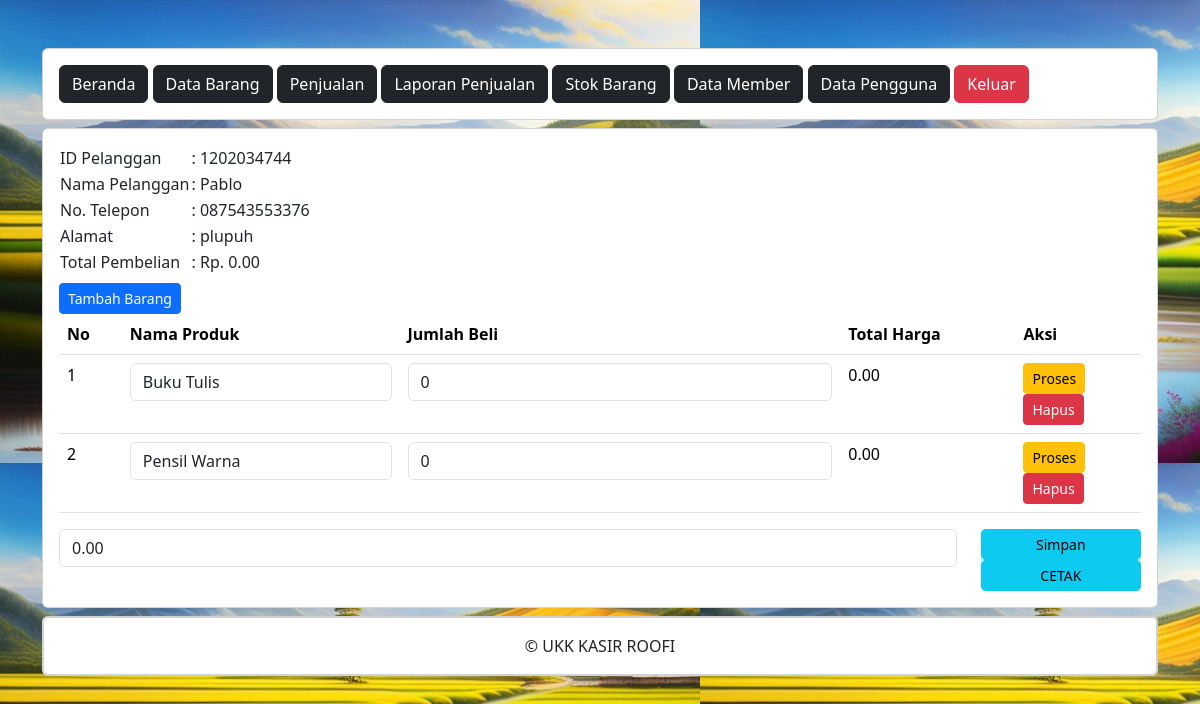
/ukk_kasir_roofi/administrator/detail_pembelian.php?PelangganID=1202034744 (signed in), run on the app's committed database.
### tables this page shows
CREATE TABLE `penjualan` (
  `PenjualanID` int(11) NOT NULL,
  `TanggalPenjualan` date NOT NULL,
  `TotalHarga` decimal(10,2) NOT NULL,
  `PelangganID` int(11) NOT NULL
);

CREATE TABLE `pelanggan` (
  `PelangganID` int(11) NOT NULL,
  `NamaPelanggan` varchar(255) NOT NULL,
  `Alamat` text NOT NULL,
  `NomorTelepon` varchar(15) NOT NULL
);

CREATE TABLE `detailpenjualan` (
  `DetailID` int(11) NOT NULL,
  `PenjualanID` int(11) NOT NULL,
  `ProdukID` int(11) NOT NULL,
  `JumlahProduk` int(11) NOT NULL,
  `Subtotal` decimal(10,2) NOT NULL
);

CREATE TABLE `produk` (
  `ProdukID` int(11) NOT NULL,
  `NamaProduk` varchar(255) NOT NULL,
  `Harga` decimal(10,2) NOT NULL,
  `Stok` int(11) NOT NULL
);

### ukk_kasir_roofi/administrator/detail_pembelian.php (the view, shortened to what this page needs)
<?php
include "header.php";
include "navbar.php";
?>
<div class="card mt-2">
	<div class="card-body">
		<?php
		include '../koneksi.php';
		$PelangganID = $_GET['PelangganID'];
		$data = mysqli_query($koneksi,"SELECT * FROM pelanggan INNER JOIN penjualan ON pelanggan.PelangganID=penjualan.PelangganID");
		while($d = mysqli_fetch_array($data)){
			?>
			<?php if ($d['PelangganID'] == $PelangganID) { ?>
				<table>
					<tr>
						<td>ID Pelanggan</td>
						<td>: <?php echo $d['PelangganID']; ?></td>
					</tr>
					<tr>
						<td>Nama Pelanggan</td>
						<td>: <?php echo $d['NamaPelanggan']; ?></td>
					</tr>
					<tr>
						<td>No. Telepon</td>
						<td>: <?php echo $d['NomorTelepon']; ?></td>
					</tr>
					<tr>
						<td>Alamat</td>
						<td>: <?php echo $d['Alamat']; ?></td>
					</tr>
					<tr>
						<td>Total Pembelian</td>
						<td>: Rp. <?php echo $d['TotalHarga']; ?></td>
					</tr>
				</table>
				<form method="post" action="tambah_detail_penjualan.php">
					<button type="submit" class="btn btn-primary btn-sm mt-2">
						Tambah Barang
					</button>
				</form>
				<table class="table">
					<thead>
						<tr>
							<th>No</th>
							<th>Nama Produk</th>
							<th>Jumlah Beli</th>
							<th>Total Harga</th>
							<th>Aksi</th>
						</tr>
					</thead>
					<tbody>
						<?php
						include '../koneksi.php';
						$nos = 1;
						$detailpenjualan = mysqli_query($koneksi,"SELECT * FROM detailpenjualan");
						while($d_detailpenjualan = mysqli_fetch_array($detailpenjualan)){
							?>
							<?php
							if ($d_detailpenjualan['PenjualanID'] == $d['PenjualanID']) { ?>
								<tr>
									<td><?php echo $nos++; ?></td>
									<td>
										<form action="simpan_barang_beli.php" method="post">
											<div class="form-group">
												<select name="ProdukID" class="form-control" onchange="this.form.submit()">
													<?php
													include '../koneksi.php';
													$produk = mysqli_query($koneksi,"SELECT * FROM produk");
													while($d_produk = mysqli_fetch_array($produk)){
														?>
														<option value="<?php echo $d_produk['ProdukID']; ?>" <?php if ($d_produk['ProdukID']==$d_detailpenjualan['ProdukID']) { echo "selected"; } ?>><?php echo $d_produk['NamaProduk']; ?></option>
													<?php } ?>
												</select>
											</div>
										</form>
									</td>
									<td>
										<form method="post" action="hitung_subtotal.php">
											<div class="form-group">
												<input type="number" name="JumlahProduk" value="<?php echo $d_detailpenjualan['JumlahProduk']; ?>" class="form-control">
											</div>
										</td>
										<td><?php echo $d_detailpenjualan['Subtotal']; ?></td>
										<td>
											<button type="submit" class="btn btn-warning btn-sm">Proses</button>
										<form method="post" action="hapus_detail_pembelian.php">
											<button type="submit" class="btn btn-danger btn-sm">Hapus</button>
										</form>
									</td>
								</tr>
							<?php } else {
								?>
								<?php
							}
						}
						?>
					</tbody>
				</table>
				<form method="post" action="simpan_total_harga.php">
					<?php
					include '../koneksi.php';
					$detailpenjualan = mysqli_query($koneksi, "SELECT SUM(Subtotal) AS TotalHarga FROM detailpenjualan WHERE 	PenjualanID='$d[PenjualanID]'");
					$row = mysqli_fetch_assoc($detailpenjualan);
					$sum = $row['TotalHarga'];
					?>
					<div class="row">
						<div class="col-sm-10">
							<div class="form-group">
								<input type="text" class="form-control" name="TotalHarga" value="<?php echo $sum; ?>">
							</div>
						</div>
						<div class="col-sm-2">
							<div class="form-group">
								<button class="btn btn-info btn-sm form-control" type="submit">Simpan</button>
								<a href="cetak_struk.php" target="_BLANK" class="btn btn-info btn-sm form-control">CETAK</a>
							</div>
						</div>
					</div>
				</form>
			<?php } else { ?>
				<?php
			}
		}
		?>
	</div>
</div>
<?php
include "footer.php";
?>

### ukk_kasir_roofi/administrator/header.php (shortened to what this page needs)
<!DOCTYPE html>
<html>
<head>
	<link href="https://cdn.jsdelivr.net/npm/bootstrap@5.3.2/dist/css/bootstrap.min.css" rel="stylesheet">
</head>
<body>
	<div class="container">
		<div class="content">

### ukk_kasir_roofi/administrator/navbar.php
<div class="card mt-5">
	<div class="card-body">
		<a href="index.php" class="btn btn-dark">Beranda</a>
		<a href="data_barang.php" class="btn btn-dark">Data Barang</a>
		<a href="penjualan.php" class="btn btn-dark">Penjualan</a>
		<a href="data_laporan_penjualan.php" class="btn btn-dark">Laporan Penjualan</a>
		<a href="stok_barang.php" class="btn btn-dark">Stok Barang</a>
		<a href="data_member.php" class="btn btn-dark">Data Member</a>
		<a href="data_pengguna.php" class="btn btn-dark">Data Pengguna</a>
		<a href="../logout.php" class="btn btn-danger">Keluar</a>
	</div>
</div>

### ukk_kasir_roofi/administrator/footer.php (shortened to what this page needs)
<div class="card mt-2 mb-5">
	<div class="card">
		<div class="card-body text-center">
			&copy; UKK KASIR ROOFI
		</div>
	</div>
</div>
</div>
</div>
</body>
</html>

### ukk_kasir_roofi/administrator/header.php (style rules this page uses)
body { background-image: url(../assets/bg2.jpg); }

### data on the page
penjualan: PelangganID "1202034744", PelangganID.NamaPelanggan "Pablo", PelangganID.NomorTelepon "087543553376", PelangganID.Alamat "plupuh", TotalHarga "0.00"
detailpenjualan: ProdukID "Buku Tulis", JumlahProduk "0", Subtotal "0.00"
detailpenjualan: ProdukID "Pensil Warna", JumlahProduk "0", Subtotal "0.00"
